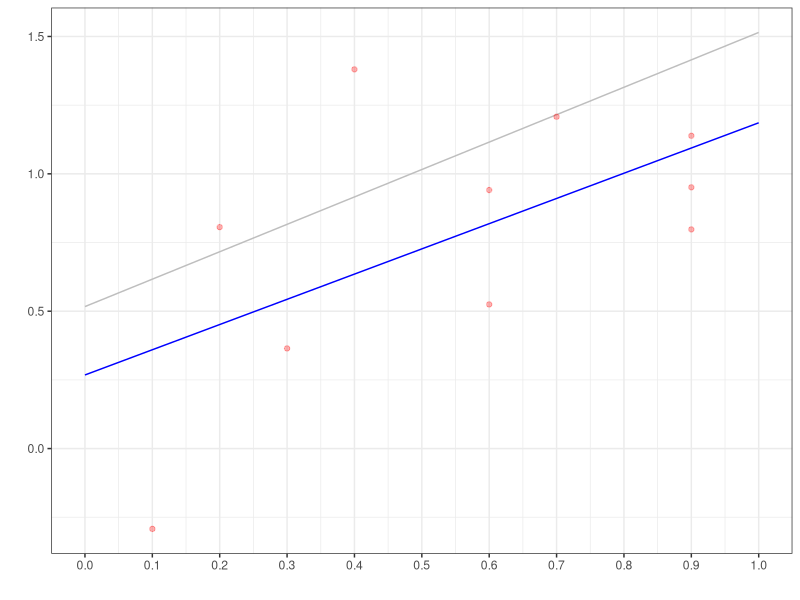
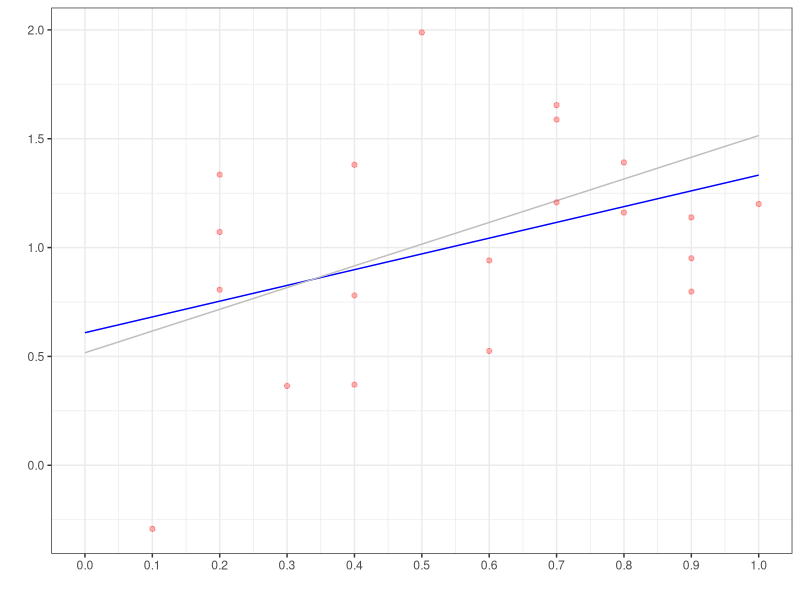
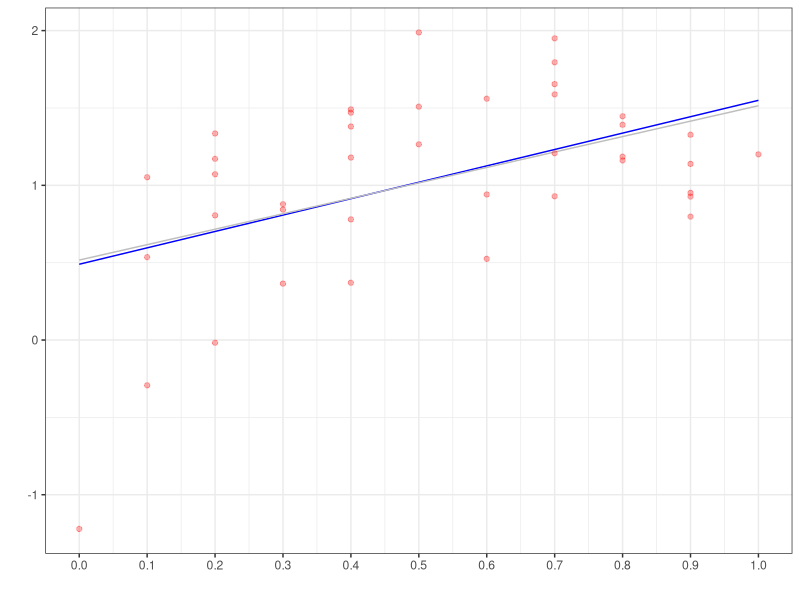
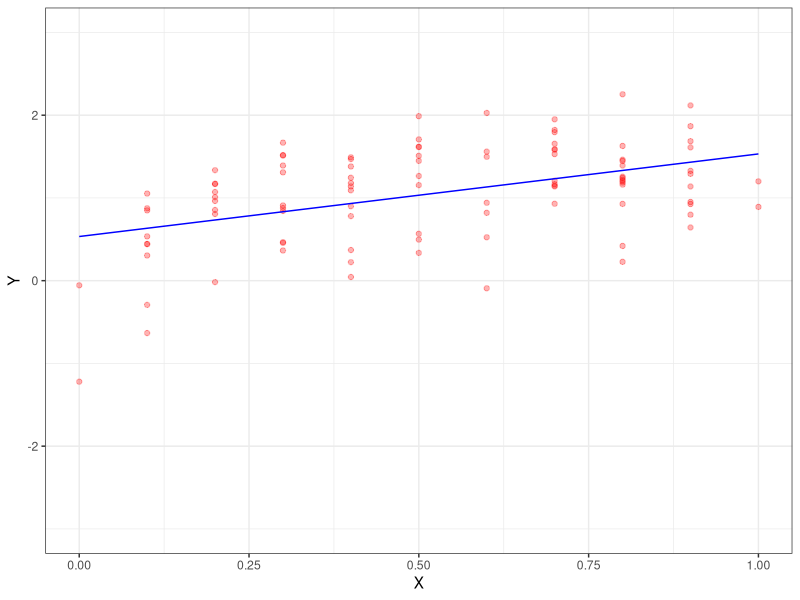
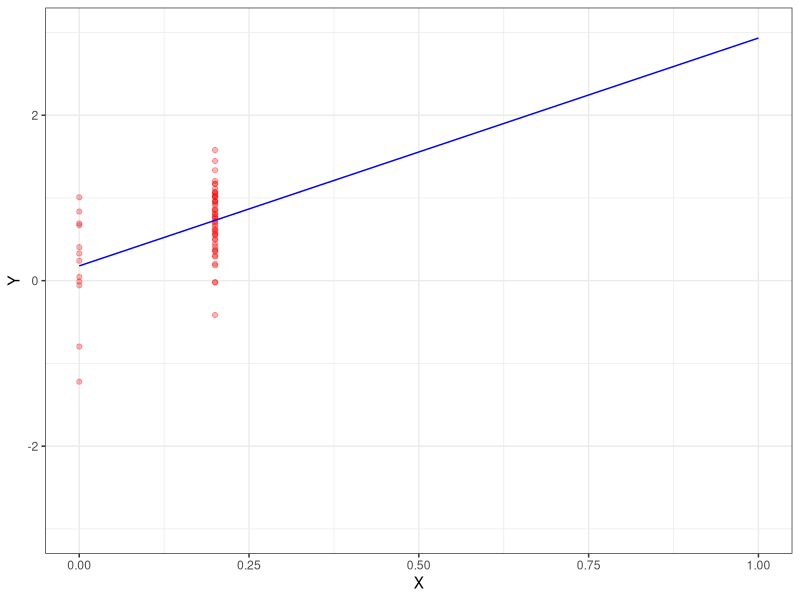
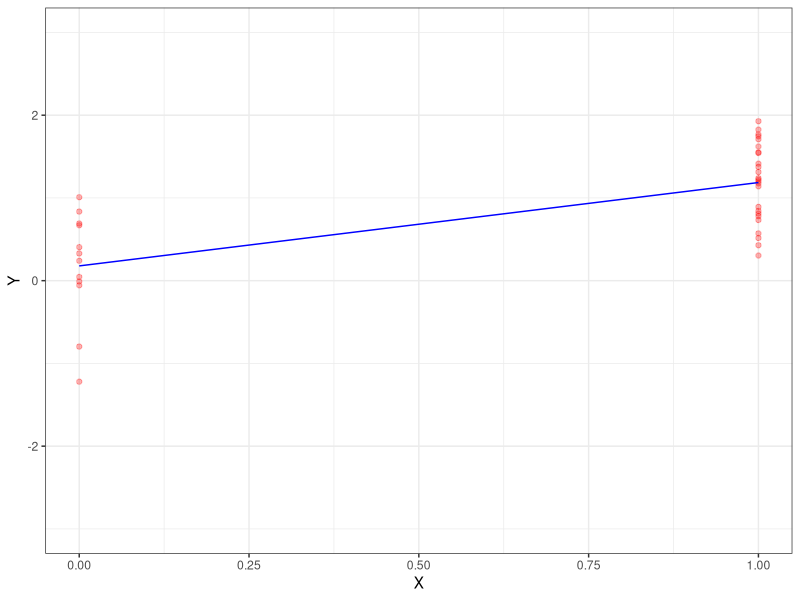
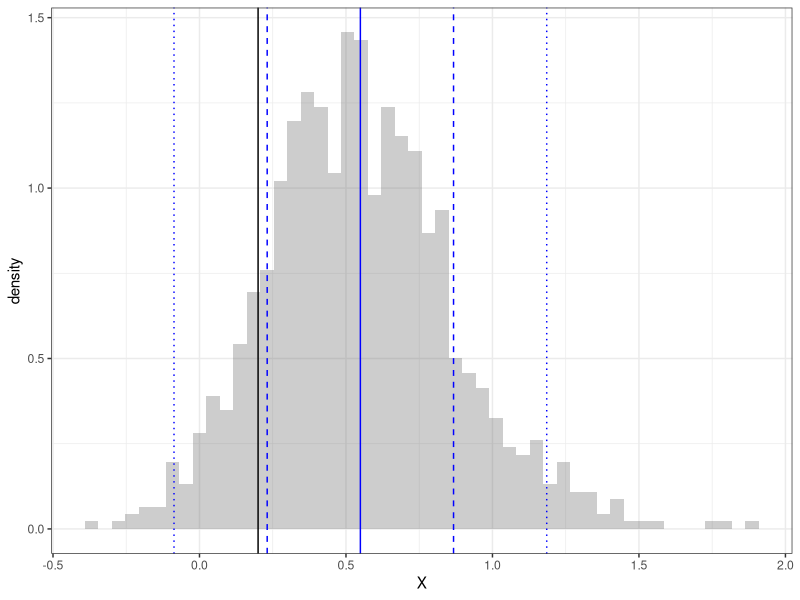
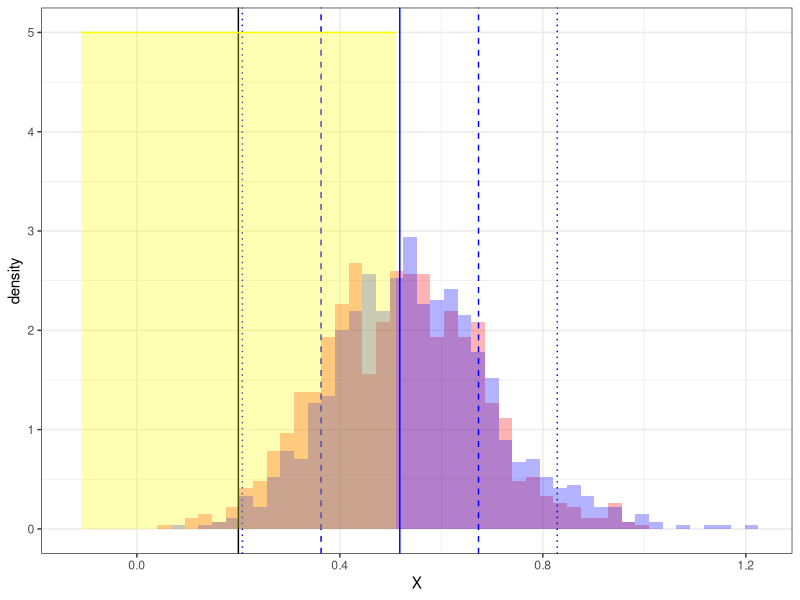

The R source for these figures, in order:
## ---- chunk 1
library(purrr)
library(tibble)
library(dplyr)
library(magrittr)
library(ggplot2)
theme_set(theme_bw())
## ---- chunk 2
#| layout-ncol: 3
set.seed(1)
mu = function(x){.2 + x + .5*sinpi(x)}
n = c(10, 20, 40, 1000000)
X = round(runif(max(n)), 1)
Y = mu(X) + .5*rnorm(max(n))
data = data.frame(X=X, Y=Y)
pop.model = lm(Y~X, data=data)
for(ii in 1:3) { 
  model = lm(Y~X, data=data[1:n[ii], ])
  grid = expand.grid(X=seq(0,1,by=.01))
  plot = ggplot(grid) + geom_line(aes(x=X, y=predict(model, newdata=grid)), color='blue') + 
    geom_line(aes(x=X, y=predict(pop.model, newdata=grid)), color='gray') + 
    geom_point(aes(x=X, y=Y), data=data[1:n[ii], ], color='red', alpha=.3) + 
    scale_x_continuous(breaks=seq(0,1,by=.1)) + xlab('') + ylab('') + theme_bw()
  print(plot)
}
## ---- chunk 3
#| layout-ncol: 3
n = 100
model1 = lm(Y~X, data=data[1:n, ])
grid = expand.grid(X=seq(0,1,by=.01))
ggplot(data[1:n,]) + geom_point(aes(x=X, y=Y), color='red', alpha=.3) + 
  geom_line(aes(x=X, y=predict(model1, newdata=data.frame(X=X))), data=grid, color='blue') +
  coord_cartesian(ylim=c(-3,3), xlim=c(0,1))

model2 = lm(Y~X, data=data[data$X %in% c(0,.2) & 1:nrow(data) <= 500, ])
ggplot(data[data$X %in% c(0,.2) & 1:nrow(data) <= 500, ]) +
 geom_point(aes(x=X, y=Y), color='red', alpha=.3) + 
  geom_line(aes(x=X, y=predict(model2, newdata=data.frame(X=X))), data=grid, color='blue') +
  coord_cartesian(ylim=c(-3,3), xlim=c(0,1)) 

model3 = lm(Y~X, data=data[data$X %in% c(0,1) & 1:nrow(data) <= 500, ])
ggplot(data[data$X %in% c(0,1) & 1:nrow(data) <= 500, ]) +
 geom_point(aes(x=X, y=Y), color='red', alpha=.3) + 
  geom_line(aes(x=X, y=predict(model3, newdata=data.frame(X=X))), data=grid, color='blue') +
  coord_cartesian(ylim=c(-3,3), xlim=c(0,1)) 
## ---- chunk 4
sampdist = replicate(1000, {
  samp = data[sample(1:nrow(data), 13, replace=TRUE), ]
  model = lm(Y~X, data=samp)
  c(coef(model)[1])
})
ggplot() + geom_histogram(aes(x=X, y=after_stat(density)), 
  data=data.frame(X=sampdist), bins=50, alpha=.3) +
  geom_vline(aes(xintercept=mu(0)), color='black') +
  geom_vline(aes(xintercept=mean(sampdist)), color='blue') +
  geom_vline(aes(xintercept=mean(sampdist)+c(-1,1)*sd(sampdist)), color='blue', linetype='dashed') + 
  geom_vline(aes(xintercept=mean(sampdist)+c(-2,2)*sd(sampdist)), color='blue', linetype='dotted') 
## ---- chunk 5
sampdist.50 = replicate(1000, {
  samp = data[sample(1:nrow(data), 50, replace=TRUE), ]
  model = lm(Y~X, data=samp)
  c(coef(model)[1])
})
ggplot() + 
  geom_histogram(aes(x=X, y=after_stat(density)), 
    data=data.frame(X=sampdist.50), bins=50, alpha=.3, fill='red') +
  geom_histogram(aes(x=X, y=after_stat(density)), 
    data=data.frame(X=(1/2)*sampdist + (1/2)*mean(sampdist)), bins=50, alpha=.3, fill='blue') +
  geom_vline(aes(xintercept=mu(0)), color='black') +
  geom_vline(aes(xintercept=mean(sampdist.50)), color='blue') +
  geom_vline(aes(xintercept=mean(sampdist.50)+c(-1,1)*sd(sampdist.50)), color='blue', linetype='dashed') + 
  geom_vline(aes(xintercept=mean(sampdist.50)+c(-2,2)*sd(sampdist.50)), color='blue', linetype='dotted') +
  geom_area(aes(y=5, x=mu(0)+c(-2,2)*sd(sampdist.50)), fill='yellow', color='yellow', alpha=.3)
## ---- chunk 6
#| layout-ncol: 2
#| layout-nrow: 2 
#| 
x = seq(-1,1,by=.001)
ggplot() + 
  geom_area(aes(x=x, y=dnorm(x, mean=0, sd=sqrt(1/100))), alpha=.05, color='green', fill='green') +
  geom_vline(aes(xintercept=c(-2,2)*sqrt(1/100)), color='green', linetype='dotted') +
  geom_area(aes(x=x, y=dnorm(x, mean=0, sd=sqrt(1/110))), alpha=.05, color='blue', fill='blue') +
  geom_vline(aes(xintercept=c(-2,2)*sqrt(1/110)), color='blue', linetype='dotted') +
  geom_area(aes(x=x, y=dnorm(x, mean=0, sd=sqrt(1/200))), alpha=.05, color='red', fill='red') +
  geom_vline(aes(xintercept=c(-2,2)*sqrt(1/200)), color='red', linetype='dotted') +
  geom_vline(aes(xintercept=0), color='black') + xlab('') + ylab('') + xlim(-1,1)

ggplot() + 
  geom_area(aes(x=x, y=dnorm(x, mean=0, sd=sqrt(1/10000))), alpha=.05, color='green', fill='green') +
  geom_vline(aes(xintercept=c(-2,2)*sqrt(1/10000)), color='green', linetype='dotted') +
  geom_area(aes(x=x, y=dnorm(x, mean=0, sd=sqrt(1/10010))), alpha=.05, color='blue',  fill='blue') + 
  geom_vline(aes(xintercept=c(-2,2)*sqrt(1/10010)), color='blue', linetype='dotted') +
  geom_area(aes(x=x, y=dnorm(x, mean=0, sd=sqrt(1/10100))), alpha=.05, color='red',   fill='red') +
  geom_vline(aes(xintercept=c(-2,2)*sqrt(1/10100)), color='red', linetype='dotted') +
  geom_vline(aes(xintercept=0), color='black') + xlab('') + ylab('') + xlim(-.1,.1)

ggplot() + 
  geom_area(aes(x=x, y=dnorm(x, mean=0, sd=sqrt(1/100))),        alpha=.05, color='green', fill='green') +
  geom_vline(aes(xintercept=c(-2,2)*sqrt(1/100)), color='green', linetype='dotted') +
  geom_area(aes(x=x, y=dnorm(x, mean=-10/110,  sd=sqrt(1/110))), alpha=.05, color='blue', fill='blue') +
  geom_vline(aes(xintercept=-10/110 + c(-2,2)*sqrt(1/110)), color='blue', linetype='dotted') +
  geom_area(aes(x=x, y=dnorm(x, mean=-100/200, sd=sqrt(1/200))), alpha=.05, color='red', fill='red') +
  geom_vline(aes(xintercept=-100/110 + c(-2,2)*sqrt(1/200)), color='red', linetype='dotted') +
  geom_vline(aes(xintercept=0), color='black') + xlab('') + ylab('') + xlim(-1,1)

ggplot() + 
  geom_area(aes(x=x, y=dnorm(x, mean=0, sd=sqrt(1/10000))), alpha=.05, color='green', fill='green') + 
  geom_vline(aes(xintercept=c(-2,2)*sqrt(1/10000)), color='green', linetype='dotted') + 
  geom_area(aes(x=x, y=dnorm(x, mean=-10/10010, sd=sqrt(1/10010))), alpha=.05, color='blue', fill='blue') +
  geom_vline(aes(xintercept=-10/10010 + c(-2,2)*sqrt(1/10010)), color='blue', linetype='dotted') +
  geom_area(aes(x=x, y=dnorm(x, mean=-100/10100, sd=sqrt(1/10100))), alpha=.05, color='red', fill='red') +
  geom_vline(aes(xintercept=-100/10100 + c(-2,2)*sqrt(1/10100)), color='red', linetype='dotted') +
  geom_vline(aes(xintercept=0), color='black') + xlab('') + ylab('') + xlim(-.1,.1)
  
## ---- chunk 7
library(ggplot2)
mu = function(d, x){.2 + (1-d)*sinpi(x/2) + d*x}
pi = function(x){ 1 - (.1 + .8*abs(cospi(x))) }

set.seed(1)
n = 1000
X = sample(seq(0,1,by=.333), n, replace=T)
D = rbinom(n, 1, pi(X))
Y = mu(D,X) + .02*rnorm(n)
data = data.frame(X=X, D=D, Y=Y)
summaries = data %>% group_by(D,X) %>% summarize(mu=mean(Y), n = n()) %>%
                     group_by(D) %>% mutate(f=n/sum(n))

scatter = ggplot(data) + 
  geom_point(aes(x=X+.01*(2*D-1), y=Y, color=factor(D)), 
             position=position_jitter(w=.1,h=0), alpha=.2) + 
  scale_x_continuous(breaks=seq(0,1,by=.1)) + xlab('') + ylab('') + 
  geom_col(aes(x=X, y=f, fill=factor(D), color=factor(D)), data=summaries, position='identity', alpha=.2, width=.25) +
  guides(color='none', fill='none') + theme_bw()
scatter 
## ---- chunk 8
f0 = summaries %>% filter(D==0)
f0 = f0[order(f0$X),]
f1 = summaries %>% filter(D==1)
f1 = f1[order(f1$X),]
options(digits=2)
## ---- chunk 9
#| echo: true
additive.model = lm(Y~D+X, data=data) 
summary(additive.model)
## ---- chunk 10
muhat.additive = function(d,x) { predict(additive.model, newdata=data.frame(X=x,D=d)) }
grid = expand.grid(X=seq(0,1,by=.01), D=0:1)
scatter + geom_line(aes(x=X, y=muhat.additive(D,X), color=factor(D)), data=grid)
## ---- chunk 11
#| echo: true

quadratic.formula  = Y ~ D*(1+X+I(X^2))
quadratic.model = lm(quadratic.formula, data=data) 
summary(quadratic.model)
## ---- chunk 12
muhat.quadratic = function(d,x) { predict(quadratic.model, newdata=data.frame(X=x,D=d)) }
grid = expand.grid(X=seq(0,1,by=.01), D=0:1)
scatter + geom_line(aes(x=X, y=muhat.quadratic(D,X), color=factor(D)), data=grid)
## ---- chunk 13
beta3 = coef(quadratic.model)[2]
beta4 = coef(quadratic.model)[5]
beta5 = coef(quadratic.model)[6]
## ---- chunk 14
estimate.ATT = function(model, data) {
  X = data$X
  D = data$D
  muhat = function(d,x) { predict(model, newdata=data.frame(X=x,D=d)) }
  mean(muhat(1,X[D==1]) - muhat(0, X[D==1]))
}
## ---- chunk 15
set.seed(1)
## ---- chunk 16
#| echo: true  
#| cache: true 
B=1000
ATT.boot = rep(NA,B)
for( b in 1:B ){
  bootind = sample(1:nrow(data),size=nrow(data),replace=TRUE)
  data.boot = data[bootind,]
  model.boot = lm(quadratic.formula, data=data.boot) 
  ATT.boot[b] = estimate.ATT(model.boot, data.boot)
}
## ---- chunk 17
#| echo: true
sd(ATT.boot)/sqrt(n)
## ---- chunk 18
ggplot() + geom_histogram(aes(x=ATT.boot, y=after_stat(density)), alpha=.3, fill='orange') 
## ---- chunk 19
ATTweights = function(d,x) { d + (1-d)*pi(x)/(1-pi(x)) }
data$ATTweights = ATTweights(data$D, data$X)
additive.model.ipw = lm(Y~D+X, data=data, weights=ATTweights) 
summary(additive.model.ipw)
## ---- chunk 20
#| layout-nrow: 2
muhat.ipw.additive = function(d,x) { predict(additive.model.ipw, newdata=data.frame(X=x,D=d)) }
scatter + 
  geom_line(aes(x=X, y=muhat.additive(D, X), color=factor(D)), data=grid) +
  geom_line(aes(x=X, y=muhat.ipw.additive(D,X), color=factor(D)), data=grid, linetype='dashed')
## ---- chunk 21
#| cache: true
set.seed(1) 
B=5000
ATT.boot = data.frame(additive=rep(NA,B), additive.ipw=rep(NA,B), quadratic=rep(NA,B))
for( b in 1:B ){
  bootind = sample(1:nrow(data),size=nrow(data),replace=TRUE)
  data.boot = data[bootind,]
  boot.model.additive.ipw = lm(Y~D+X, data=data.boot, weights=ATTweights)
  boot.model.quadratic = lm(quadratic.formula, data=data.boot)
  boot.model.additive = lm(Y~D+X, data=data.boot)
  ATT.boot$additive[b] = estimate.ATT(boot.model.additive, data.boot)
  ATT.boot$additive.ipw[b] = estimate.ATT(boot.model.additive.ipw, data.boot)
  ATT.boot$quadratic[b] = estimate.ATT(boot.model.quadratic, data.boot) 
}
## ---- chunk 22
ATT.point = data.frame(additive.ipw = estimate.ATT(additive.model.ipw, data),
                       additive = estimate.ATT(additive.model, data),
                       quadratic = estimate.ATT(quadratic.model, data))
## ---- chunk 23
ggplot(ATT.boot) + 
  geom_histogram(aes(x=additive, y=after_stat(density)), alpha=.3, fill='orange', bins=100) +
  geom_histogram(aes(x=quadratic, y=after_stat(density)), alpha=.3,  fill='magenta', bins=100) + 
  geom_histogram(aes(x=additive.ipw, y=after_stat(density)), alpha=.3,  fill='blue', bins=100) +
  geom_pointrange(aes(y=20, x=ATT.point$additive, xmin=ATT.point$additive-2*sd(ATT.boot$additive), xmax=ATT.point$additive+2*sd(ATT.boot$additive)), color='orange') + 
  geom_pointrange(aes(y=30, x=ATT.point$quadratic, xmin=ATT.point$quadratic-2*sd(ATT.boot$quadratic), xmax=ATT.point$quadratic+2*sd(ATT.boot$quadratic)), color='magenta') +
  geom_pointrange(aes(y=40, x=ATT.point$additive.ipw, xmin=ATT.point$additive.ipw-2*sd(ATT.boot$additive.ipw), xmax=ATT.point$additive.ipw+2*sd(ATT.boot$additive.ipw)), color='blue') + xlab('') + ylab('')
## ---- chunk 24
set.seed(5)

mu = function(d, x){.2 + x + (1-d) }
pi = function(x){ 1 - .01 -.98*abs(cospi(x/2)) }

m = 10000
X = sample(seq(0,1,by=.3333), m, replace=T)
D = rbinom(m, 1, pi(X))
Y = mu(D,X) + .02*rnorm(m)
pop = data.frame(X=X, D=D, Y=Y)

pop.scatter = ggplot(pop) + 
  geom_point(aes(x=X+.01*(2*D-1), y=Y, color=factor(D)), 
             position=position_jitter(w=.1,h=0), alpha=.3, size=1) + 
  scale_x_continuous(breaks=seq(0,1,by=.1)) + xlab('') + ylab('') + 
  geom_histogram(aes(x=X, y=.4*after_stat(density), fill=factor(D), color=factor(D)), 
    position='identity', bins=10, alpha=.2) +
  guides(color='none', fill='none') + theme_bw()

n = 1000
set.seed(7)
data = pop[sample(1:nrow(pop), n, replace=TRUE), ]
summaries = data %>% group_by(D,X) %>% summarize(mu=mean(Y), n = n()) %>%
                     group_by(D) %>% mutate(f=n/sum(n))

grid = expand.grid(X=seq(0,1,by=.3333), D=0:1)
sample.scatter = ggplot(data) + 
  geom_point(aes(x=X+.01*(2*D-1), y=Y, color=factor(D)), 
             position=position_jitter(w=.1,h=0), alpha=.2, size=2) + 
  scale_x_continuous(breaks=seq(0,1,by=.1)) + xlab('') + ylab('') + 
  geom_col(aes(x=X, y=f, fill=factor(D), color=factor(D)), data=summaries, position='identity', alpha=.2, width=.25) +
  geom_line(aes(x=X, y=pi(X)), data=grid, size=1, color='purple') +
  geom_point(aes(x=X, y=pi(X)), data=grid, color='purple') +
  guides(color='none', fill='none') + theme_bw()

#pop.scatter 
sample.scatter
## ---- chunk 25
B = 5000
estimates = data.frame(additive=rep(NA,B), additive.ipw=rep(NA,B)) 
set.seed(7)
for( b in 1:B ){
  data = pop[sample(1:nrow(pop), n, replace=TRUE), ]
  data$ATTweights = data$D + (1-data$D)*pi(data$X)/(1-pi(data$X)) 
  additive.model.ipw = lm(Y~D+X, data=data, weights=ATTweights)
  additive.model     = lm(Y~D+X, data=data)
  estimates$additive[b]     = estimate.ATT(additive.model, data)
  estimates$additive.ipw[b] = estimate.ATT(additive.model.ipw, data)
}
## ---- chunk 26
ggplot(estimates) + 
  geom_histogram(aes(x=additive, y=after_stat(density)), alpha=.3, fill='orange', bins=50) +
  geom_histogram(aes(x=additive.ipw, y=after_stat(density)), alpha=.3, fill='blue', bins=50)
## ---- chunk 27
set.seed(7)
data = pop[sample(1:nrow(pop), n, replace=TRUE), ]
lm(Y~D, data=data)
## ---- chunk 28
additive.model = lm(Y~D+X, data=data)
summary(additive.model)
## ---- chunk 29
data$weights = data$D + (1-data$D)*pi(data$X)/(1-pi(data$X))
univariate.model.ipw = lm(Y~D, data=data, weights=weights)
summary(univariate.model.ipw)
## ---- chunk 30
muhat.univariate.ipw = function(d,x) { predict(univariate.model.ipw, newdata=data.frame(X=x,D=d)) }
sample.scatter + geom_line(aes(x=X, y=muhat.univariate.ipw(D,X), color=factor(D)), data=grid) + 
                 geom_point(aes(x=X, y=muhat.univariate.ipw(D,X), color=factor(D)), data=grid)  
